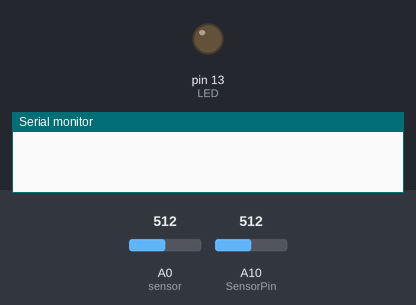
This sketch was run on a simulated Arduino Mega 2560, built with avr-gcc and run on an emulated ATmega2560. Parts: output pins drawn as LEDs (lit = HIGH), the last lines printed to the serial monitor. The inputs (shaded band) are chosen by the test bench; at power-on: A10 (SensorPin) = 512, A0 (sensor) = 512.

Above: at 1.2 s.
1.3 s: A10 (SensorPin) set to 792
2.8 s: A10 (SensorPin) set to 817
At 3.5 s:
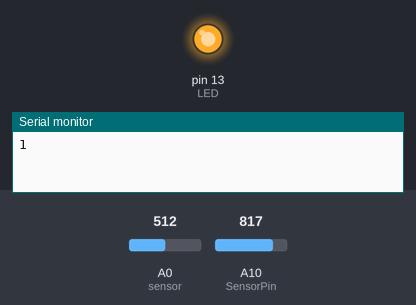
4.3 s: A10 (SensorPin) set to 716
At 4.6 s:
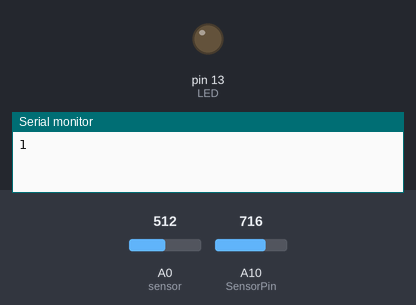
5.8 s: A10 (SensorPin) set to 900
At 7.0 s:
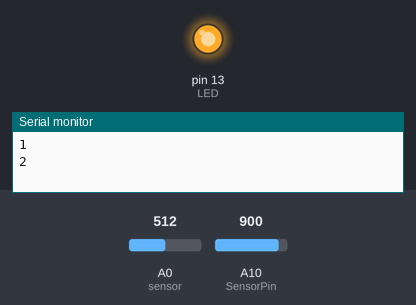
Timing chart, 0 to 8.3 s (numbered marks = the images above; inputs shaded):
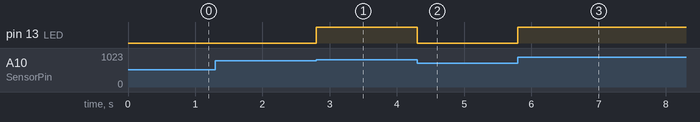

Measured:
- the behaviour switches between 800 and 801 on A10 (SensorPin) (found by bisection; images 0 and 1)
- after the input at 1.3 s, every drawn part: stays the same
- after the input at 2.8 s, pin 13 (LED): LOW → HIGH at once
- after the input at 4.3 s, pin 13 (LED): HIGH → LOW at once
- after the input at 5.8 s, pin 13 (LED): LOW → HIGH at once

The sketch:

nwt_pulsAndTempSensorCombined.ino
```cpp
//pulsesensor
int SensorPin = A10;
int LED = 13;
int Grenzwert = 800;
int stat = 0;
unsigned long startTime = 0;
int puls = 0;

//tempsensor
int sensor = A0;
float temperatur;

void setup() {
  pinMode(LED, OUTPUT);
  Serial.begin(9600);
}

void loop() {
  tempsensor();
  pulsesensor();
}

void tempsensor(){
  int messwert;
  messwert = analogRead(sensor);
  messwert = analogRead(sensor);
  temperatur = map(messwert, 29, 79, 16, 40);
  /*Serial.print(temperatur);
  Serial.println(" C°");*/
}

void pulsesensor(){
  if(millis() < startTime + 15000){
    int Sensorwert = analogRead(SensorPin);
    if (Sensorwert > Grenzwert && stat == 0) {
      digitalWrite(LED, HIGH);
      stat = 1;
      puls++;
      Serial.println(puls);
    } else if(Sensorwert < Grenzwert && stat == 1){
      digitalWrite(LED, LOW);
      stat = 0;
    }
  }else{
    puls = puls*4;
    Serial.print("Puls: ");
    Serial.println(puls);
    puls = 0;
    startTime = millis();
  }
}
```
